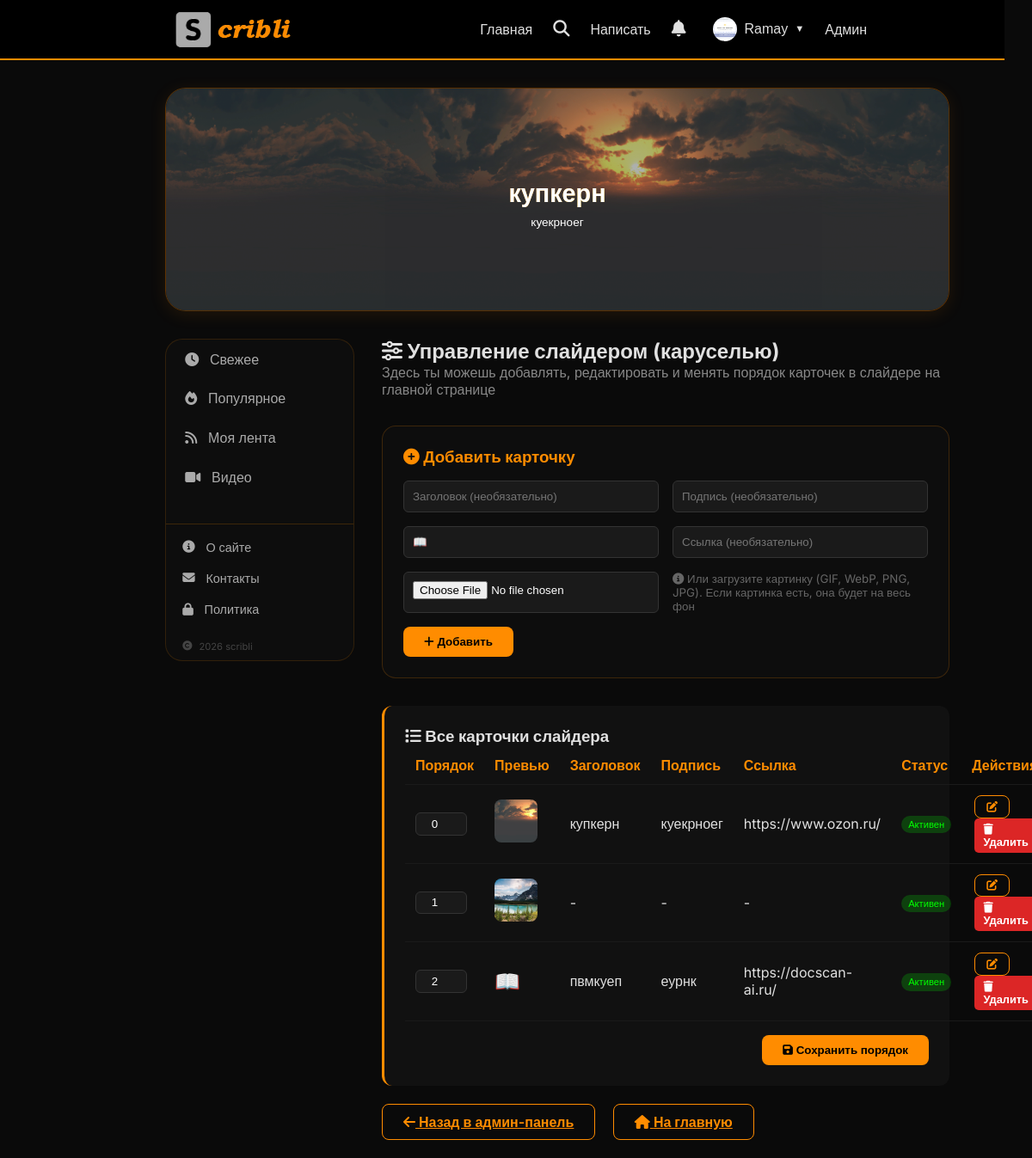
Screenshot of /admin/slider (signed in) with the database file from the repository.
### database.py (models this page shows)
class User(Base):
    __tablename__ = 'users'
    id = Column(Integer, primary_key=True)
    email = Column(String, unique=True, index=True)
    username = Column(String, unique=True, index=True)
    hashed_password = Column(String)
    avatar = Column(String, default='default.png')
    is_admin = Column(Boolean, default=False)
    is_active = Column(Boolean, default=True)
    created_at = Column(DateTime, default=datetime.now)

class SliderItem(Base):
    __tablename__ = 'slider_items'
    id = Column(Integer, primary_key=True)
    title = Column(String, default='')
    label = Column(String, default='')
    icon = Column(String, default='📖')
    image_url = Column(String, default='')
    link = Column(String, default='')
    is_active = Column(Boolean, default=True)
    order = Column(Integer, default=0)
    image_position = Column(String, default='cover')
    text_position = Column(String, default='center')
    text_color = Column(String, default='#ffffff')
    text_size = Column(String, default='medium')
    overlay_opacity = Column(Integer, default=30)
    created_at = Column(DateTime, default=datetime.now)

### main.py (the view)
@app.get("/admin/slider", response_class=HTMLResponse)
async def admin_slider(request: Request, db: Session = Depends(get_db)):
    user = get_current_user(request, db)
    if not user or not user.is_admin:
        return RedirectResponse(url="/", status_code=303)
    slider_items = db.query(SliderItem).order_by(SliderItem.order).all()
    return templates.TemplateResponse("admin_slider.html", {"request": request, "user": user, "slider_items": slider_items})

### templates/admin_slider.html (shortened to what this page needs)
{% extends "base.html" %}
{% block content %}
<h2><i class="fas fa-sliders-h"></i> Управление слайдером (каруселью)</h2>
<p style="color: #888; margin-bottom: 2rem;">Здесь ты можешь добавлять, редактировать и менять порядок карточек в слайдере на главной странице</p>
<div class="slider-form">
    <h3><i class="fas fa-plus-circle"></i> Добавить карточку</h3>
    <form method="post" action="/admin/slider/add" enctype="multipart/form-data">
        <div class="form-row">
            <input type="text" name="title" placeholder="Заголовок (необязательно)">
            <input type="text" name="label" placeholder="Подпись (необязательно)">
            <input type="text" name="icon" placeholder="Иконка (эмодзи)" value="📖">
            <input type="text" name="link" placeholder="Ссылка (необязательно)">
        </div>
        <div class="form-row">
            <input type="file" name="image" accept="image/gif,image/webp,image/png,image/jpeg">
            <small style="color: #666;"><i class="fas fa-info-circle"></i> Или загрузите картинку (GIF, WebP, PNG, JPG). Если картинка есть, она будет на весь фон</small>
        </div>
        <button type="submit" class="btn btn-primary"><i class="fas fa-plus"></i> Добавить</button>
    </form>
</div>
<div class="card">
    <h3><i class="fas fa-list"></i> Все карточки слайдера</h3>
    <form method="post" action="/admin/slider/reorder">
        <table class="slider-table">
            <thead>
                <tr>
                    <th>Порядок</th>
                    <th>Превью</th>
                    <th>Заголовок</th>
                    <th>Подпись</th>
                    <th>Ссылка</th>
                    <th>Статус</th>
                    <th>Действия</th>
                </tr>
            </thead>
            <tbody>
                {% for item in slider_items %}
                <tr>
                    <td style="width: 80px;">
                        <input type="number" name="order_{{ item.id }}" value="{{ item.order }}" class="order-input">
                    </td>
                    <td class="icon-preview">
                        {% if item.image_url %}
                        <img src="{{ item.image_url }}" class="preview-img" alt="preview">
                        {% else %}
                        {{ item.icon }}
                        {% endif %}
                    </td>
                    <td>{{ item.title[:30] if item.title else '-' }}</td>
                    <td>{{ item.label[:30] if item.label else '-' }}</td>
                    <td>{{ item.link[:30] if item.link else '-' }}</td>
                    <td>
                        <span class="status-badge {% if item.is_active %}status-active{% else %}status-inactive{% endif %}">
                            {% if item.is_active %}Активен{% else %}Отключен{% endif %}
                        </span>
                    </td>
                    <td>
                        <button type="button" class="btn btn-sm btn-outline" onclick="openEditModal({
                            id: {{ item.id }},
                            title: '{{ item.title|replace("'", "\\'") }}',
                            label: '{{ item.label|replace("'", "\\'") }}',
                            icon: '{{ item.icon }}',
                            link: '{{ item.link|replace("'", "\\'") }}',
                            is_active: {{ 'true' if item.is_active else 'false' }},
                            image_position: '{{ item.image_position if item.image_position else "cover" }}',
                            text_position: '{{ item.text_position if item.text_position else "center" }}',
                            text_color: '{{ item.text_color if item.text_color else "#ffffff" }}',
                            text_size: '{{ item.text_size if item.text_size else "medium" }}',
                            overlay_opacity: {{ item.overlay_opacity if item.overlay_opacity else 30 }}
                        })">
                            <i class="fas fa-edit"></i>
                        </button>
<a href="/admin/slider/delete/{{ item.id }}" class="btn btn-sm" style="background: #dc2626; color: white; text-decoration: none; display: inline-block; padding: 5px 10px; border-radius: 5px;" onclick="return confirm('Удалить карточку?')">
    <i class="fas fa-trash"></i> Удалить
</a>
                    </td>
                </tr>
                {% else %}
                <tr>
                    <td colspan="7" style="text-align: center; color: #888;">Нет карточек. Добавьте первую!</td>
                </tr>
                {% endfor %}
            </tbody>
        </table>
        {% if slider_items %}
        <div style="margin-top: 1rem; text-align: right;">
            <button type="submit" class="btn btn-primary"><i class="fas fa-save"></i> Сохранить порядок</button>
        </div>
        {% endif %}
    </form>
</div>
<div style="margin-top: 2rem;">
    <a href="/admin" class="btn btn-outline"><i class="fas fa-arrow-left"></i> Назад в админ-панель</a>
    <a href="/" class="btn btn-outline" style="margin-left: 1rem;"><i class="fas fa-home"></i> На главную</a>
</div>
{% endblock %}

### templates/base.html (shortened to what this page needs)
<!DOCTYPE html>
<html lang="ru">
<head>
    <link href="https://cdn.quilljs.com/1.3.6/quill.snow.css" rel="stylesheet">
    <link rel="stylesheet" href="https://cdnjs.cloudflare.com/ajax/libs/font-awesome/6.5.1/css/all.min.css">
</head>
<body>
<nav class="navbar">
    <h2 style="margin-left: 7rem;">
        <a href="/">
            <img src="/static/logo.jpg" alt="StoryBlog" style="height: 95px; width: auto; vertical-align: middle;">
        </a>
    </h2>
        <div class="nav-links">
            <a href="/">Главная</a>
            <div class="search-wrapper">
                <button class="search-icon-btn" id="searchIconBtn" onclick="toggleSearch()">
                    <i class="fas fa-search"></i>
                </button>
            </div>
            {% if user %}
                <a href="/create">Написать</a>
                <div class="notif-menu">
                    <button class="notif-btn" onclick="toggleNotifMenu()">
                        <i class="fas fa-bell"></i>
                    </button>
                </div>
                <div class="user-menu">
                    <button class="user-menu-btn" onclick="toggleUserMenu()">
                        {% if user.avatar and user.avatar != 'default.png' %}
                        <img src="/static/avatars/{{ user.avatar }}" class="nav-avatar">
                        {% else %}
                        <span class="nav-avatar-placeholder">{{ user.username[0]|upper }}</span>
                        {% endif %}
                        {{ user.username }}
                        <span style="font-size: 0.7rem;">▼</span>
                    </button>
                </div>
                {% if user.is_admin %}<a href="/admin">Админ</a>{% endif %}
            {% else %}
                <a href="/login">Войти</a>
                <a href="/register">Регистрация</a>
            {% endif %}
        </div>
    </nav>
    <div class="container">
        {% block hero %}
        <div class="hero" id="heroBlock">
            <div class="hero-slider">
                <div class="hero-slider-track" id="heroSliderTrack">
                    {% for item in slider_items %}
                    <div class="hero-slide" {% if item.link %}onclick="location.href='{{ item.link }}'" style="cursor: pointer;"{% endif %}>
                        {% if item.image_url %}
                        <img src="{{ item.image_url }}" class="hero-slide-bg" alt="slide" style="object-fit: {{ item.image_position if item.image_position else 'cover' }};">
                        {% endif %}
                        {% if item.overlay_opacity and item.overlay_opacity > 0 %}
                        <div class="hero-slide-overlay" style="background: rgba(0,0,0,{{ item.overlay_opacity / 100 }});"></div>
                        {% endif %}
                        {% if item.title %}
                        <h1 style="color: {{ item.text_color if item.text_color else '#ffffff' }}; font-size: {% if item.text_size == 'small' %}1.2rem{% elif item.text_size == 'large' %}2.2rem{% else %}1.8rem{% endif %};">
                            {{ item.title }}
                        </h1>
                        {% endif %}
                        {% if item.label %}
                        <p style="color: {{ item.text_color if item.text_color else '#ffffff' }}; font-size: {% if item.text_size == 'small' %}0.7rem{% elif item.text_size == 'large' %}1rem{% else %}0.85rem{% endif %};">
                            {{ item.label }}
                        </p>
                        {% endif %}
                    </div>
                    {% endfor %}
                </div>
            </div>
        </div>
        {% endblock %}
        <div class="layout">
{% block left_menu %}
<div class="left-menu">
    <div class="left-menu-item {% if feed == 'fresh' %}active{% endif %}" data-feed="fresh" onclick="switchFeed('fresh')">
        <i class="fas fa-clock"></i> Свежее
    </div>
    <div class="left-menu-item {% if feed == 'popular' %}active{% endif %}" data-feed="popular" onclick="switchFeed('popular')">
        <i class="fas fa-fire"></i> Популярное
    </div>
    {% if user %}
    <div class="left-menu-item {% if feed == 'myfeed' %}active{% endif %}" data-feed="myfeed" onclick="switchFeed('myfeed')">
        <i class="fas fa-rss"></i> Моя лента
    </div>
    {% endif %}
    <div class="left-menu-item" data-feed="videos" onclick="switchFeed('videos')">
        <i class="fas fa-video"></i> Видео
    </div>
    <div class="menu-footer">
        <a href="/about" class="menu-footer-item">
            <i class="fas fa-info-circle"></i> О сайте
        </a>
        <a href="/contacts" class="menu-footer-item">
            <i class="fas fa-envelope"></i> Контакты
        </a>
        <a href="/privacy" class="menu-footer-item">
            <i class="fas fa-lock"></i> Политика
        </a>
        <div class="menu-footer-copyright">
            <i class="fas fa-copyright"></i> 2026 scribli
        </div>
    </div>
</div>
{% endblock %}
            <div class="content-right">
                {% block content %}{% endblock %}
            </div>
        </div>
    </div>
</body>
</html>

### templates/admin_slider.html (style rules this page uses)
.slider-form { background: #0d0d0d; padding: 1.5rem; border-radius: 16px; margin-bottom: 2rem; border: 1px solid rgba(255, 140, 0, 0.2); }
.slider-form h3 { margin-bottom: 1rem; color: #ff8c00; }
.form-row { display: grid; grid-template-columns: repeat(auto-fit, minmax(200px, 1fr)); gap: 1rem; margin-bottom: 1rem; }
.slider-table { width: 100%; border-collapse: collapse; }
.slider-table th, .slider-table td { padding: 0.75rem; text-align: left; border-bottom: 1px solid #1a1a1a; }
.slider-table th { color: #ff8c00; font-weight: 600; }
.status-badge { display: inline-block; padding: 0.2rem 0.5rem; border-radius: 20px; font-size: 0.7rem; }
.status-active { background: rgba(0, 255, 0, 0.2); color: #0f0; }
.btn-sm { padding: 0.3rem 0.8rem; font-size: 0.8rem; margin: 0 0.2rem; }
.order-input { width: 60px; padding: 0.3rem; text-align: center; }
.icon-preview { font-size: 1.5rem; }
.preview-img { width: 50px; height: 50px; object-fit: cover; border-radius: 8px; }

### rows the page displays
User: avatar (picture), username "Ramay"
SliderItem: image_url (picture), title "купкерн", label "куекрноег", order "0", link "https://www.ozon.ru/", is_active "Активен"
SliderItem: order "1", image_url (picture), title "-", label "-", link "-", is_active "Активен"
SliderItem: order "2", icon "📖", title "пвмкуеп", label "еурнк", link "https://docscan-ai.ru/", is_active "Активен"
